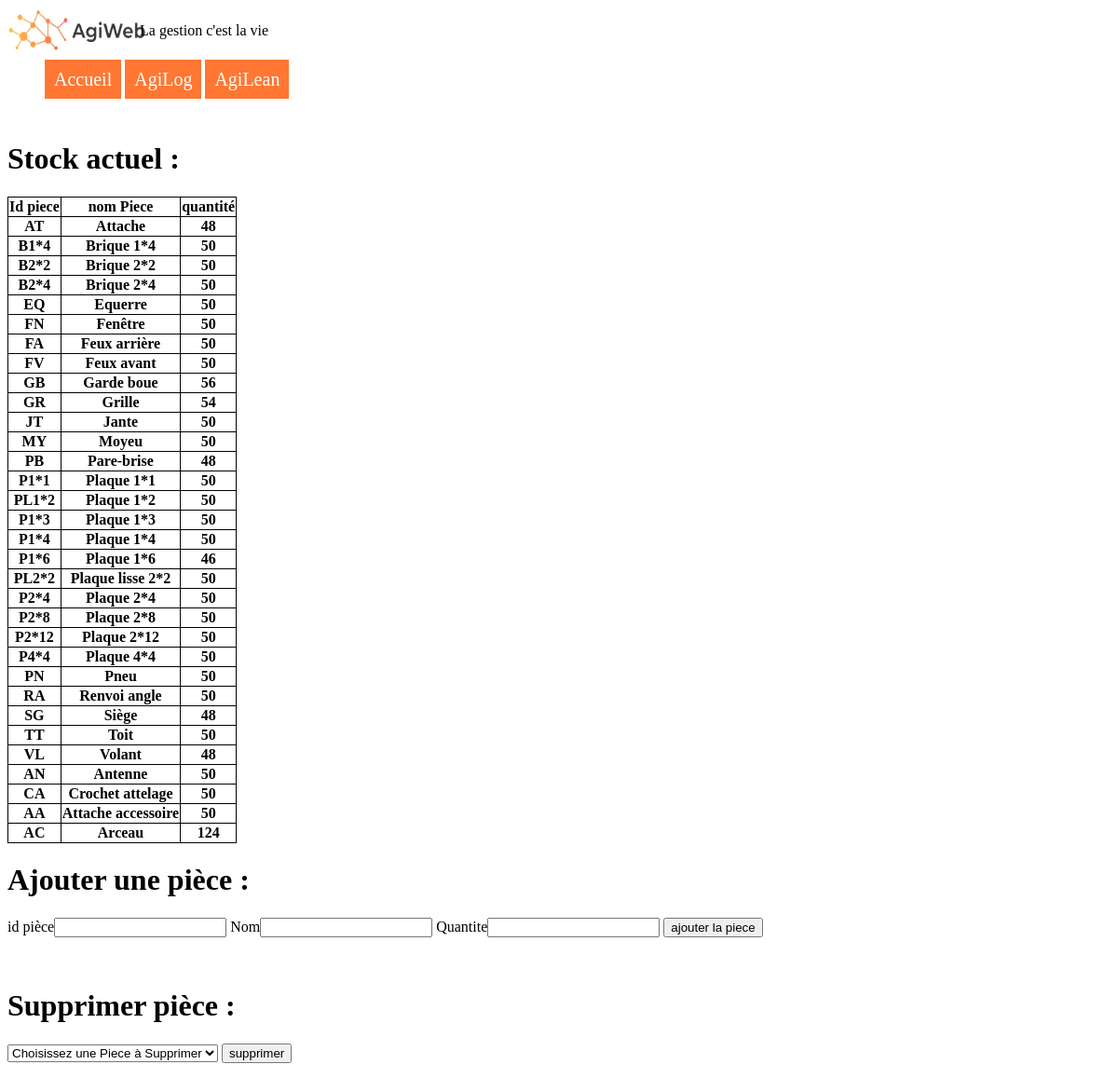
The page /Agilog/Initialisation/Ajout_piece on the database its author committed.
### tables this page shows
CREATE TABLE "piece" (
	"id"	TEXT NOT NULL,
	"nom"	TEXT NOT NULL,
	"quantite"	INTEGER NOT NULL,
	"seuil_recomp"	INTEGER,
	"stock_secu"	INTEGER,
	"delai_reappro"	INTEGER,
	"a_commander"	INTEGER,
	"fournisseur"	INTEGER,
	PRIMARY KEY("id")
);

### run.py (the view, shortened to what this page needs)
@app.route('/Agilog/Initialisation/Ajout_piece', methods=['GET', 'POST'])#recupere 2 variable nom et prnom et les ajoutent a la base de données (a modifier pour mettre piece et quantite)
def ajout_piece():
    err_quant = ''
    msg=''
    con = lite.connect(cheminbdd) #attention chez toi c'est pas rangé au meme endroit
    con.row_factory = lite.Row
    cur = con.cursor()
    cur.execute("SELECT id, nom, quantite FROM piece")
    liste_id = cur.fetchall()
    if not request.method == 'POST':
        con.close()
        return render_template('ajout_piece.html',liste_id=liste_id, err_quant= "", msg="")
    return render_template('ajout_piece.html', liste_id=liste_id, err_quant= err_quant, msg=msg); # LES PROGRAMMEURS a retoucher / separer  fonctions

### Templates/ajout_piece.html (shortened to what this page needs)
<html lang="en" dir="ltr">
	{% include "head.html" %}
	<body>
	{% include "Navbar.html" %} <br/>
	<h1>Stock actuel :</h1>
	<table>
		<tr>
			<th>Id piece</th>
			<th>nom Piece</th>
			<th>quantité</th>
		</tr>
		{% for piece in liste_id %}
		<tr>
			<th>{{piece['id']}}</th>
			<th>{{piece['nom']}}</th>
			<th>{{piece['quantite']}}</th>
		</tr>
		{%endfor%}
	</table>
	<h1>Ajouter une pièce :</h1>
	<form action="{{url_for('ajout_piece')}}" method="post">
		<label for="ide">id pièce</label><input type="text" name="ide" value="">
		<label for="nom">Nom</label><input type="text" name="nome" value="">
		<label for="quantite">Quantite</label><input type="text" name="quantitee" value="">
		<input type="submit" value="ajouter la piece">
	</form> <br/>
	<h1>Supprimer pièce :</h1>
	<form action="{{url_for('supprimer_piece')}}" method="post">
			<select name='nomdele'>
				<option value='0'>Choisissez une Piece à Supprimer</option>
			</select>
			<input type="submit" value="supprimer">
	</form>
	</body>
</html>

### Static/accueil.css (style rules this page uses)
table { border-collapse: collapse; }
td,th { border-style: solid; border: 1px, solid black; }
td,th { border: 1px solid black; }

### rows shown on the page
piece: id "AT", nom "Attache", quantite "48"
piece: id "B1*4", nom "Brique 1*4", quantite "50"
piece: id "B2*2", nom "Brique 2*2", quantite "50"
piece: id "B2*4", nom "Brique 2*4", quantite "50"
piece: id "EQ", nom "Equerre", quantite "50"
piece: id "FN", nom "Fenêtre", quantite "50"
piece: id "FA", nom "Feux arrière", quantite "50"
piece: id "FV", nom "Feux avant", quantite "50"
piece: id "GB", nom "Garde boue", quantite "56"
piece: id "GR", nom "Grille", quantite "54"
piece: id "JT", nom "Jante", quantite "50"
piece: id "MY", nom "Moyeu", quantite "50"
piece: id "PB", nom "Pare-brise", quantite "48"
piece: id "P1*1", nom "Plaque 1*1", quantite "50"
piece: id "PL1*2", nom "Plaque 1*2", quantite "50"
piece: id "P1*3", nom "Plaque 1*3", quantite "50"
piece: id "P1*4", nom "Plaque 1*4", quantite "50"
piece: id "P1*6", nom "Plaque 1*6", quantite "46"
piece: id "PL2*2", nom "Plaque lisse 2*2", quantite "50"
piece: id "P2*4", nom "Plaque 2*4", quantite "50"
piece: id "P2*8", nom "Plaque 2*8", quantite "50"
piece: id "P2*12", nom "Plaque 2*12", quantite "50"
piece: id "P4*4", nom "Plaque 4*4", quantite "50"
piece: id "PN", nom "Pneu", quantite "50"
piece: id "RA", nom "Renvoi angle", quantite "50"
piece: id "SG", nom "Siège", quantite "48"
piece: id "TT", nom "Toit", quantite "50"
piece: id "VL", nom "Volant", quantite "48"
piece: id "AN", nom "Antenne", quantite "50"
piece: id "CA", nom "Crochet attelage", quantite "50"
piece: id "AA", nom "Attache accessoire", quantite "50"
piece: id "AC", nom "Arceau", quantite "124"
